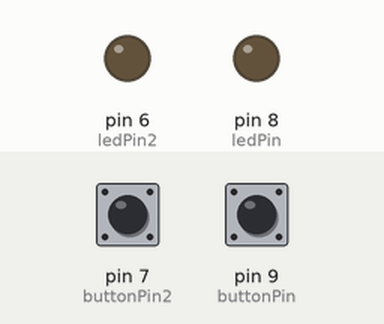
Recording of a sketch running on a simulated Arduino Uno, built with avr-gcc and run on an emulated ATmega328P. On the bench: output pins drawn as LEDs (lit = HIGH). The test bench sets the inputs (shaded band); at power-on: pin 7 (buttonPin2) LOW, pin 9 (buttonPin) LOW.

Above: at 1.2 s.
1.3 s: pin 7 (buttonPin2) pulled HIGH for 0.15 s
At 1.4 s:
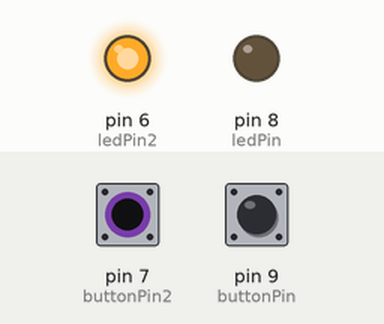
3.0 s: pin 9 (buttonPin) pulled HIGH for 0.15 s
At 3.1 s:
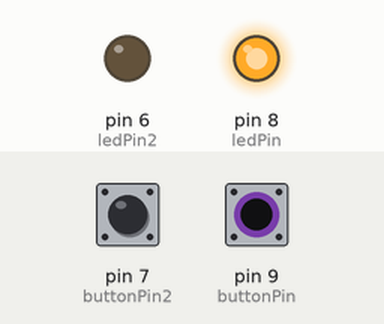
4.7 s: pin 9 (buttonPin) pulled HIGH for 3.2 s
At 8.6 s:
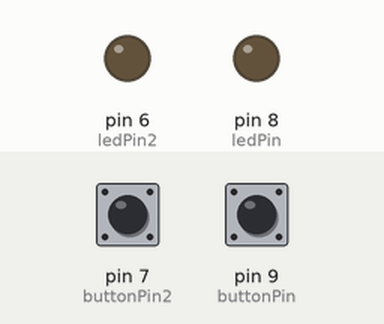
9.4 s: pin 7 (buttonPin2) pulled HIGH for 3.2 s
At 9.8 s:
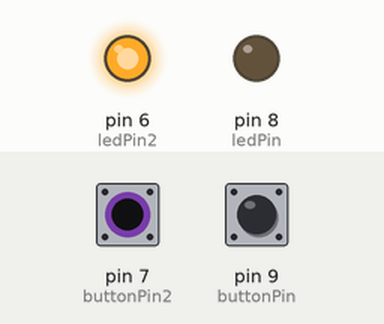
14.1 s: pin 7 (buttonPin2) driven HIGH and pin 9 (buttonPin) driven HIGH
At 14.6 s:
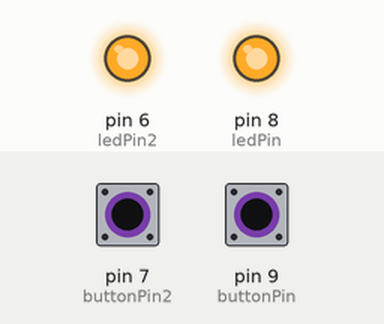
Timing chart, 0 to 16.6 s (numbered marks = the images above; inputs shaded):
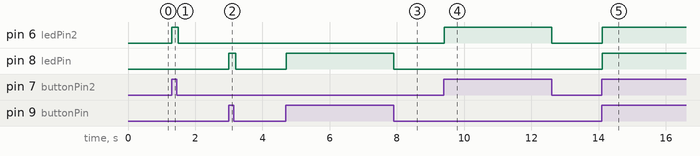

The sketch:

arduino_multiple_digital_input.ino
```cpp
const int buttonPin = 9;     // the number of the pushbutton pin
const int ledPin =  8;      // the number of the LED pin

const int buttonPin2 = 7;
const int ledPin2 = 6;

// variables will change:
int buttonState = 0;         // variable for reading the pushbutton status
int buttonState2 = 0;

void setup() {
  // initialize the LED pin as an output:
  pinMode(ledPin, OUTPUT);
  pinMode(ledPin2, OUTPUT);
  // initialize the pushbutton pin as an input:
  pinMode(buttonPin, INPUT);
  pinMode(buttonPin2, INPUT);
}

void loop(){
  // read the state of the pushbutton value:
  buttonState = digitalRead(buttonPin);
  buttonState2 = digitalRead(buttonPin2);
  // check if the pushbutton is pressed.
  // if it is, the buttonState is HIGH:
  if (buttonState == HIGH) {
    // turn LED on:
    digitalWrite(ledPin, HIGH);
  }
  else {
    // turn LED off:
    digitalWrite(ledPin, LOW);
  }

  if (buttonState2 == HIGH) {
    // turn LED on:
    digitalWrite(ledPin2, HIGH);
  }
  else {
    // turn LED off:
    digitalWrite(ledPin2, LOW);
  }

  delay(100);
}
```

Measured:
- after the input at 1.3 s, pin 6 (ledPin2): LOW → HIGH at once, → LOW 0.20 s later
- after the input at 3.0 s, pin 8 (ledPin): LOW → HIGH at once, → LOW 0.20 s later
- after the input at 4.7 s, pin 8 (ledPin): LOW → HIGH at once, → LOW 3.2 s later
- after the input at 9.4 s, pin 6 (ledPin2): LOW → HIGH at once, → LOW 3.2 s later
- after the input at 14.1 s, pin 6 (ledPin2), pin 8 (ledPin): LOW → HIGH at once
